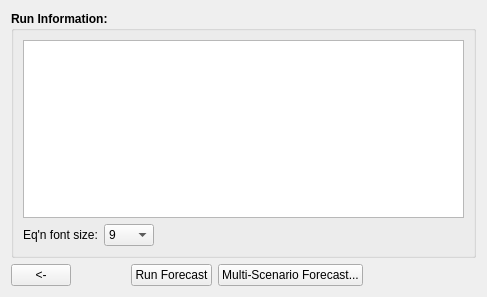
<?xml version="1.0" encoding="UTF-8"?>
<ui version="4.0">
 <class>Forecast_Tab4_RunTab</class>
 <widget class="QWidget" name="Forecast_Tab4_RunTab">
  <property name="geometry">
   <rect>
    <x>0</x>
    <y>0</y>
    <width>487</width>
    <height>297</height>
   </rect>
  </property>
  <property name="windowTitle">
   <string>Form</string>
  </property>
  <layout class="QVBoxLayout" name="verticalLayout_2">
   <item>
    <widget class="QGroupBox" name="Forecast_Tab4_RunGB">
     <property name="font">
      <font>
       <weight>75</weight>
       <bold>true</bold>
      </font>
     </property>
     <property name="title">
      <string>Run Information:</string>
     </property>
     <layout class="QVBoxLayout" name="verticalLayout">
      <item>
       <widget class="QTextEdit" name="Forecast_Tab4_OutputTE"/>
      </item>
      <item>
       <layout class="QHBoxLayout" name="horizontalLayout_5">
        <item>
         <widget class="QLabel" name="label_4">
          <property name="font">
           <font>
            <weight>50</weight>
            <bold>false</bold>
           </font>
          </property>
          <property name="text">
           <string>Eq'n font size:</string>
          </property>
         </widget>
        </item>
        <item>
         <widget class="QComboBox" name="Forecast_Tab4_FontSizeCMB">
          <property name="minimumSize">
           <size>
            <width>50</width>
            <height>0</height>
           </size>
          </property>
          <property name="maximumSize">
           <size>
            <width>50</width>
            <height>16777215</height>
           </size>
          </property>
          <property name="font">
           <font>
            <weight>50</weight>
            <bold>false</bold>
           </font>
          </property>
          <item>
           <property name="text">
            <string>9</string>
           </property>
          </item>
          <item>
           <property name="text">
            <string>10</string>
           </property>
          </item>
          <item>
           <property name="text">
            <string>11</string>
           </property>
          </item>
          <item>
           <property name="text">
            <string>12</string>
           </property>
          </item>
          <item>
           <property name="text">
            <string>13</string>
           </property>
          </item>
          <item>
           <property name="text">
            <string>14</string>
           </property>
          </item>
          <item>
           <property name="text">
            <string>15</string>
           </property>
          </item>
          <item>
           <property name="text">
            <string>16</string>
           </property>
          </item>
          <item>
           <property name="text">
            <string>17</string>
           </property>
          </item>
          <item>
           <property name="text">
            <string>18</string>
           </property>
          </item>
          <item>
           <property name="text">
            <string>19</string>
           </property>
          </item>
          <item>
           <property name="text">
            <string>20</string>
           </property>
          </item>
          <item>
           <property name="text">
            <string>21</string>
           </property>
          </item>
         </widget>
        </item>
        <item>
         <spacer name="horizontalSpacer_5">
          <property name="orientation">
           <enum>Qt::Horizontal</enum>
          </property>
          <property name="sizeHint" stdset="0">
           <size>
            <width>40</width>
            <height>20</height>
           </size>
          </property>
         </spacer>
        </item>
       </layout>
      </item>
     </layout>
    </widget>
   </item>
   <item>
    <layout class="QHBoxLayout" name="horizontalLayout_88">
     <item>
      <widget class="QPushButton" name="Forecast_Tab4_PrevPB">
       <property name="sizePolicy">
        <sizepolicy hsizetype="Fixed" vsizetype="Fixed">
         <horstretch>0</horstretch>
         <verstretch>0</verstretch>
        </sizepolicy>
       </property>
       <property name="minimumSize">
        <size>
         <width>60</width>
         <height>0</height>
        </size>
       </property>
       <property name="maximumSize">
        <size>
         <width>60</width>
         <height>16777215</height>
        </size>
       </property>
       <property name="toolTip">
        <string>Go to the previous page</string>
       </property>
       <property name="statusTip">
        <string>Go to the previous page</string>
       </property>
       <property name="text">
        <string>&lt;-</string>
       </property>
      </widget>
     </item>
     <item>
      <spacer name="horizontalSpacer_100">
       <property name="orientation">
        <enum>Qt::Horizontal</enum>
       </property>
       <property name="sizeHint" stdset="0">
        <size>
         <width>40</width>
         <height>20</height>
        </size>
       </property>
      </spacer>
     </item>
     <item>
      <widget class="QPushButton" name="Forecast_Tab4_RunPB">
       <property name="enabled">
        <bool>true</bool>
       </property>
       <property name="toolTip">
        <string>Run Forecast for given time period</string>
       </property>
       <property name="statusTip">
        <string>Run Forecast for given time period</string>
       </property>
       <property name="text">
        <string>Run Forecast</string>
       </property>
      </widget>
     </item>
     <item>
      <widget class="QPushButton" name="Forecast_Tab4_SaveToMultiScenarioPB">
       <property name="toolTip">
        <string>Saves the current Forecast to a Multi-Scenario Plot</string>
       </property>
       <property name="statusTip">
        <string>Saves the current Forecast to a Multi-Scenario Plot</string>
       </property>
       <property name="text">
        <string>Multi-Scenario Forecast...</string>
       </property>
      </widget>
     </item>
     <item>
      <spacer name="verticalSpacer_46">
       <property name="orientation">
        <enum>Qt::Horizontal</enum>
       </property>
       <property name="sizeType">
        <enum>QSizePolicy::Expanding</enum>
       </property>
       <property name="sizeHint" stdset="0">
        <size>
         <width>48</width>
         <height>20</height>
        </size>
       </property>
      </spacer>
     </item>
     <item>
      <spacer name="horizontalSpacer">
       <property name="orientation">
        <enum>Qt::Horizontal</enum>
       </property>
       <property name="sizeType">
        <enum>QSizePolicy::Fixed</enum>
       </property>
       <property name="sizeHint" stdset="0">
        <size>
         <width>60</width>
         <height>20</height>
        </size>
       </property>
      </spacer>
     </item>
    </layout>
   </item>
  </layout>
 </widget>
 <resources/>
 <connections/>
</ui>
